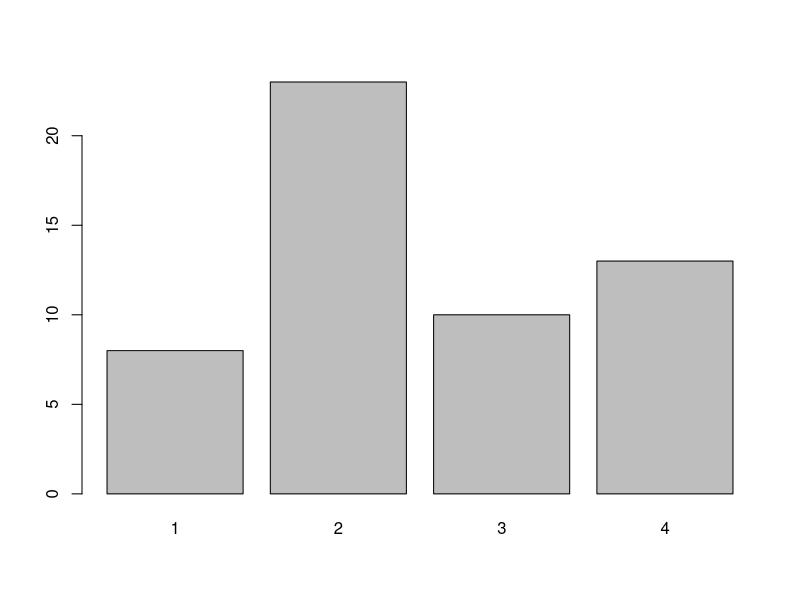

The R script that drew this image:
## ---- chunk 1
knitr::opts_chunk$set(echo = TRUE)
## ---- chunk 2
mydata<-read.csv(file = "trees911.csv", encoding="UTF-8")

mydata$C <-factor(mydata$C)
mydata$N <- factor(mydata$N)
summary(mydata)

table(mydata$C)
barplot(table(mydata$C))
## ---- chunk 3
mydata1<-read.csv("trees911.csv",encoding="UTF-8")
mydata$`哈哈` <-factor(mydata1$`哈哈`)

table(mydata1$`哈哈`)
## ---- chunk 4
paste0("a","b") # "a+b" = "a`sep`b" ,sep=""
paste0("a","b",collapse="-----")
paste0(c("a","b"),c(1,2))
paste0(c("a","b"),c(1,2),collaspe="<--->")
print("----------")
paste("a","b") # "a"+"b" = "a`sep`b"
